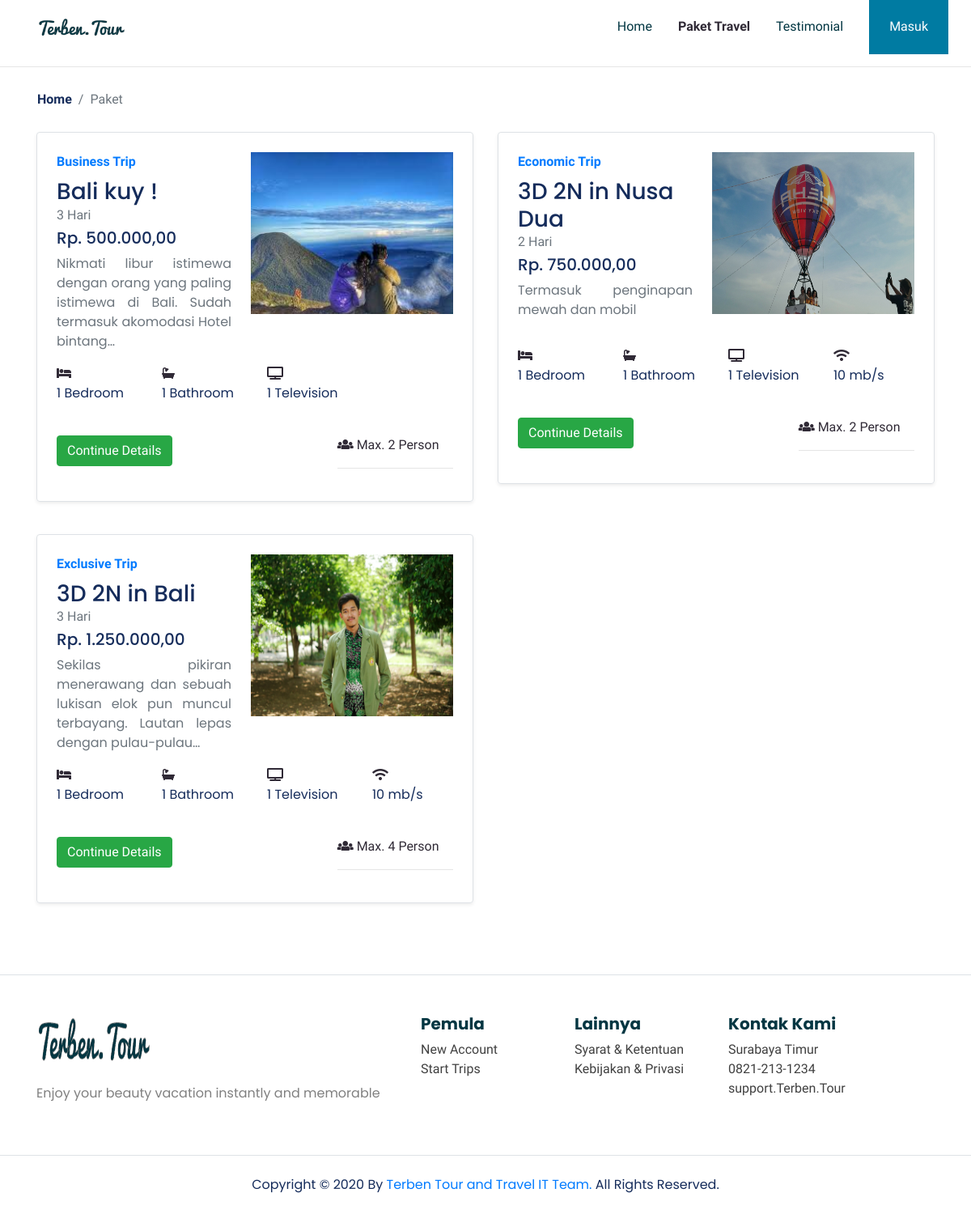
/index.php/paket, run on the app's committed database.
### tables this page shows
CREATE TABLE `paket` (
  `paket_id` varchar(20) NOT NULL,
  `admin_id` int(11) NOT NULL,
  `kategori_id` int(11) NOT NULL,
  `img_paket` varchar(100) DEFAULT NULL,
  `judul` varchar(50) NOT NULL,
  `deskripsi` text NOT NULL,
  `max_person` int(10) NOT NULL,
  `durasi` varchar(50) NOT NULL,
  `harga` int(15) NOT NULL,
  `fas_bedroom` int(15) NOT NULL,
  `fas_bathroom` int(15) NOT NULL,
  `fas_tv` int(15) NOT NULL,
  `fas_inet` int(15) NOT NULL
);

### application/controllers/Paket.php (called while the page is built, shortened)
<?php
class Paket extends CI_Controller
{
    function __construct()
    {
      $this->load->model('M_Admin');
      $this->load->model('M_Kategori');
      $this->load->model('M_Paket');
    }
    function index()
    {
      $data['paket'] = $this->M_Paket->getAllPaket();
      $data['kategori'] = $this->M_Kategori->getKategori();
      $this->load->view('paket/paket',$data);
    }
}
 ?>

### index.php (called while the page is built, shortened)
<?php
require_once BASEPATH.'core/CodeIgniter.php';

### application/models/M_Paket.php (called while the page is built, shortened)
<?php
class M_Paket extends CI_Model
{
  function getAllPaket(){
		return $this->db->get('paket')->result();
	}
}
 ?>

### application/views/paket/paket.php (the view, shortened to what this page needs)
<!DOCTYPE html>
<html lang="en">
<head>
    <link rel="stylesheet" href="<?= base_url('assets\frontend\libraries\bootstrap\css\bootstrap.css') ?>">
    <link href="<?= base_url('assets\frontend\libraries\font-awesome-5\css\fontawesome-all.min.css') ?>" rel="stylesheet" media="all">
    <link rel="stylesheet" href="https://cdnjs.cloudflare.com/ajax/libs/font-awesome/4.7.0/css/font-awesome.min.css">
    <link rel="stylesheet" href="<?= base_url('assets\frontend\styles\main.css') ?>">
</head>
<body>
<?php $user_data = $this->session->userdata('user_data');  ?>
    <div class="container">
        <nav class="row navbar navbar-expand-lg navbar-light bg-white">
          <a href="<?= base_url('')  ?>" class="navbar-brand">
              <img src="<?= base_url('assets\frontend\images\Terben.Tour@2x.png')  ?>" alt="Logo TerbenTour">
          </a>
            <div class="collapse navbar-collapse" id="navM">
                <ul class="navbar-nav ml-auto mr-3">
                    <li class="nav-item mx-md-2">
                        <a href="<?= base_url('')  ?>" class="nav-link">Home</a>
                    </li>
                    <li class="nav-item mx-md-2">
                        <a href="#" class="nav-link  active">Paket Travel</a>
                    </li>
                    <li class="nav-item mx-md-2">
                        <a href="<?= base_url('Testimoni/All') ?>" class="nav-link">Testimonial</a>
                    </li>
                </ul>
                <form class="from-inline my-2 my-lg-0 d-none d-md-block">
                    <?php
                    if (null !== $user_data) { ?>
                        <div class="dropdown">
                            <button class="btn btn-login btn-navbar-right my-2 my-sm-0 px-4"  type="button" data-toggle="dropdown">
                                <?= $user_data['email'] ?>
                                <i class="fa fa-angle-down ml-2 opacity-8"></i>
                            </button>
                            <div class="dropdown-menu">
                                <a class="dropdown-item" href="<?= base_url('User/Profile');  ?>">User Account</a>
                                <a class="dropdown-item" href="<?= base_url('User/editProfile');  ?>">Setting</a>
                                <div class="dropdown-divider"></div>
                                <a class="dropdown-item" href="#" onclick="location.href='<?= base_url('Login/logout'); ?>'" type="button">Logout</a>
                            </div>
                        </div>
                    <?php } else { ?>
                        <button class="btn btn-login btn-navbar-right my-2 my-sm-0 px-4" onclick="location.href='<?= base_url('Login'); ?>'" type="button">
                            Masuk
                        </button>
                    <?php } ?>
                </form>
            </div>
        </nav>
    </div>
	<hr>
    <section class="section-details-breadcrumb">
        <div class="container">
            <div class="row ">
                <nav aria-label="breadcrumb">
                    <ol class="breadcrumb">
                        <li class="breadcrumb-item"><a href="<?= base_url('')  ?>">Home</a></li>
                        <li class="breadcrumb-item active" aria-current="page">Paket</li>
                    </ol>
                </nav>
            </div>
        </div>
    </section>
    <main>
        <section class="section-content-paket">
            <div class="container">
                <div class="row">
                  <?php foreach ($paket as $dataPaket) { ?>
                    <div class="col-lg-6 mb-3">
                        <div class="row no-gutters border rounded overflow-hidden flex-md-row mb-4 shadow-sm h-md-250 position-relative">
                            <div class="col pl-4 pt-4 d-flex flex-column position-static">
                                <strong class="d-inline-block mb-2 text-primary">
                                  <a href="<?= base_url('Paket/'.$dataPaket->kategori_id)  ?>">
                                  <?php if ($dataPaket->kategori_id == 1) {
                                    echo "Exclusive";
                                  } elseif ($dataPaket->kategori_id == 2) {
                                    echo "Business";
                                  } else {
                                    echo "Economic";
                                  } ?>
                                   Trip
                                   </a>
                                 </strong>
                                <h3 class="mb-0"><?= $dataPaket->judul  ?></h3>
                                <div class="mb-1 text-muted"><?= $dataPaket->durasi  ?> Hari</div>
                                <h5>Rp. <?= number_format($dataPaket->harga, 2, ',', '.')  ?></h5>
                                <p class="card-text mb-auto text-muted text-justify"><?= character_limiter(strip_tags($dataPaket->deskripsi),100) ?></p>
                            </div>
                            <div class="col-auto d-none d-lg-block p-4">
                                <img src="<?= base_url('/assets/frontend/images/admin/paket/'.$dataPaket->img_paket) ?>" alt="<?= $dataPaket->img_paket  ?>" style="width: 250px; height: 200px;">
                            </div>
                            <div class="col-lg-12 pl-4 pb-4 pr-4">
                                <div class="features row mt-3">
                                    <div class="col-md-3">
                                        <div class="description">
                                            <i class="fas fa-bed"></i>
                                            <p><?= $dataPaket->fas_bedroom ?> Bedroom</p>
                                        </div>
                                    </div>
                                    <div class="col-md-3 ">
                                        <div class="description">
                                            <i class="fas fa-bath"></i>
                                            <p><?= $dataPaket->fas_bathroom ?> Bathroom</p>
                                        </div>
                                    </div>
                                    <?php if ($dataPaket->fas_tv > 0) { ?>
                                      <div class="col-md-3 ">
                                          <div class="description">
                                              <i class="fas fa-tv"></i>
                                              <p><?= $dataPaket->fas_tv  ?> Television</p>
                                          </div>
                                      </div>
                                    <?php } ?>
                                    <?php if ($dataPaket->fas_inet > 0) { ?>
                                      <div class="col-md-3 ">
                                          <div class="description">
                                              <i class="fas fa-wifi"></i>
                                              <p><?= $dataPaket->fas_inet ?> mb/s</p>
                                          </div>
                                      </div>
                                    <?php } ?>
                                </div>
                                <div class="features row mt-4">
                                  <div class="col-md-8">
                                    <button class="btn btn-success" onclick="location.href='<?= base_url('Paket/Detail/'.$dataPaket->paket_id); ?>'" type="button">
                                        Continue Details
                                    </button>
                                  </div>
                                  <div class="col-md-4 order-last">
                                    <div class="description">
                                      <i class="fas fa-users"></i> Max. <?= $dataPaket->max_person?> Person
                                      <hr>
                                    </div>
                                  </div>
                                </div>
                            </div>
                        </div>
                    </div>
                  <?php } ?>
                </div>
            </div>
        </section>
	</main>
	<?php require_once APPPATH."views/layout/layout.footer.php" ?>
</body>
</html>

### assets/frontend/styles/main.css (style rules this page uses)
body { background-color: #fff; font-family: 'Assistant', sans-serif; color: #302A36; }
.navbar-brand img { max-height: 40px; }
.navbar-light .navbar-nav .nav-link { color: #023642; }
.navbar-light .navbar-nav .nav-link.active { font-weight: bold; color: #302A36 !important; }
.btn-navbar-right { margin-top: -10px !important; margin-bottom: -10px !important; margin-right: -18px !important; height: 70px; border-radius: 0%; }
.btn-login { background-color: #007BA2; color: white; height: 67px !important; }
.section-details-breadcrumb .breadcrumb { background-color: transparent; }
.section-details-breadcrumb .breadcrumb .breadcrumb-item a { color: #152C5B; font-weight: 600; }
h1, h2, h3, h4, h5, span, p { color: #152C5B; font-family: 'Poppins', sans-serif; }

### data on the page
paket: shows "Business", judul "Bali kuy !", durasi "3", harga "500.000,00", deskripsi "Nikmati libur istimewa dengan orang yang paling istimewa di Bali. Sudah termasuk akomodasi Hotel bintang…", img_paket (picture), fas_bedroom "1", fas_bathroom "1", fas_tv "1", max_person "2"
paket: shows "Economic", judul "3D 2N in Nusa Dua", durasi "2", harga "750.000,00", deskripsi "Termasuk penginapan mewah dan mobil", img_paket (picture), fas_bedroom "1", fas_bathroom "1", fas_tv "1", fas_inet "10", max_person "2"
paket: shows "Exclusive", judul "3D 2N in Bali", durasi "3", harga "1.250.000,00", deskripsi "Sekilas pikiran menerawang dan sebuah lukisan elok pun muncul terbayang. Lautan lepas dengan pulau-pulau…", img_paket (picture), fas_bedroom "1", fas_bathroom "1", fas_tv "1", fas_inet "10", max_person "4"
